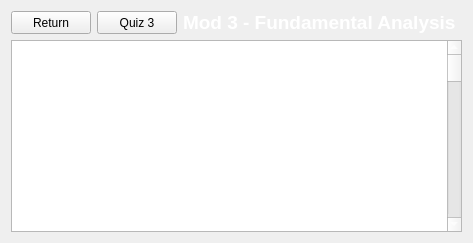
             <widget class="QWidget" name="mod3content">
              <layout class="QGridLayout" name="gridLayout_14">
               <item row="2" column="0" colspan="4">
                <widget class="QPlainTextEdit" name="mod3text">
                 <property name="styleSheet">
                  <string notr="true">color: white;</string>
                 </property>
                 <property name="readOnly">
                  <bool>true</bool>
                 </property>
                 <property name="plainText">
                  <string>Module 3: Fundamental Analysis

1 - Understanding Financial Statements
1.1 - Income Statements
An income statement summarizes a company's revenues and expenses over a specific period, showing how the company performed financially, and has the following components:
Revenue -&gt; Total income from sales of goods or services.
Expenses -&gt; Costs incurred in earning the revenue, including operating expenses and taxes.
Net Income -&gt; The profit after all expenses have been deducted from revenue.

1.2 - Balance Sheets
Balance sheets are a snapshot of a company's financial position at a specific point in time, detailing assets, liabilities, and shareholders' equity, consisting of:
Assets -&gt; What the company owns (cash, inventory, property).
Liabilities -&gt; What the company owes (loans, accounts payable).
Shareholders' Equity -&gt; The residual interest in the assets after deducting liabilities.

1.3 - Cash Flow Statements
These show how changes in the balance sheet and income affect cash and cash equivalents, breaking down analysis into operating, investing, and financing activities:
Operating Activities -&gt; Cash generated from core business operations.
Investing Activities -&gt; Cash used for investing in assets or received from the sale of assets.
Financing Activities -&gt; Cash received from or paid to investors and creditors.

2 - Key Financial Ratios
2.1 - Price-to-Earnings (P/E) Ratio
Definition -&gt; Measures a company's current share price relative to its per-share earnings.
Calculation -&gt; P/E Ratio = Market Value per Share / Earnings per Share (EPS).
Interpretation -&gt; A higher P/E ratio may indicate that the stock is overvalued, or investors expect high growth rates in the future.

2.2 - Earnings per Share (EPS)
Definition -&gt; Indicates a company's profitability allocated to each outstanding share of common stock.
Calculation -&gt; EPS = (Net Income - Preferred Dividends) / Average Outstanding Shares.
Significance -&gt; Higher EPS suggests better profitability.

2.3 - Return on Equity (ROE)
Definition -&gt; Measures a corporation's profitability by revealing how much profit a company generates with the money shareholders have invested.
Calculation -&gt; ROE = Net Income / Shareholders' Equity.
Interpretation -&gt; Higher ROE indicates efficient use of equity capital.

2.4 - Debt-to-Equity Ratio
Definition -&gt; Indicates the relative proportion of shareholders' equity and debt used to finance a company's assets.
Calculation -&gt; Debt-to-Equity Ratio = Total Liabilities / Shareholders' Equity.
Significance -&gt; A higher ratio implies more leverage and financial risk.

3 - Evaluating Company Performance
3.1 - Revenue Growth
Consistent revenue growth suggests a company's products or services are in demand.
Considerations: Compare revenue growth to industry peers and economic conditions.

3.2 - Profit Margins
Gross Margin -&gt; (Revenue - Cost of Goods Sold) / Revenue.
Operating Margin -&gt; Operating Income / Revenue.
Net Margin -&gt; Net Income / Revenue.
Interpretation -&gt; Higher margins indicate better efficiency and profitability.

3.3 - Analyzing Expenses and Costs
Cost Control -&gt; Evaluate how well a company manages its operating expenses relative to revenue.
Expense Trends: Rising expenses without corresponding revenue increases can signal potential issues.

4 - Qualitative Factors
4.1 - Management Effectiveness
Leadership Quality -&gt; Strong, experienced leadership can drive a company's success.
Corporate Governance -&gt; Effective policies and practices ensure accountability and transparency.

4.2 - Competitive Advantage
Unique Selling Proposition -&gt; What sets the company apart from competitors.
Barriers to Entry -&gt; Patents, brand recognition, or economies of scale that protect the company from new competitors.

4.3 - Industry Position
Market Share -&gt; The company's portion of sales in its industry.
Industry Trends -&gt; Understanding the dynamics, challenges, and growth potential within the industry.

5 - The Importance of Fundamental Analysis
Fundamental investment analysis helps determine a stock's intrinsic value and whether it is undervalued or overvalued. A long-term perspective focuses on a company's ability to generate earnings over time, supporting long-term investment strategies.

6 - Limitations of Fundamental Analysis
Market Efficiency -&gt; The market may have already priced in all available information.
Unpredictable Factors -&gt; Economic downturns, regulatory changes, or unforeseen events can impact a company's performance.

7 - Combining Quantitative and Qualitative Analysis
Holistic Approach -&gt; Using both numerical data and qualitative insights provides a more comprehensive evaluation of a company's potential.
Risk Assessment -&gt; Identifies potential risks that may not be evident through financial ratios alone.

8 - Conclusion
Fundamental analysis is a critical tool for investors aiming to make informed decisions. By understanding financial statements, key ratios, and qualitative factors, you can evaluate a company's true worth and growth prospects, aligning your investments with your financial goals.</string>
                 </property>
                </widget>
               </item>
               <item row="0" column="0">
                <widget class="QPushButton" name="RETURNBTN_3">
                 <property name="maximumSize">
                  <size>
                   <width>86</width>
                   <height>29</height>
                  </size>
                 </property>
                 <property name="text">
                  <string>Return</string>
                 </property>
                </widget>
               </item>
               <item row="0" column="1">
                <widget class="QPushButton" name="quizButton3">
                 <property name="maximumSize">
                  <size>
                   <width>86</width>
                   <height>29</height>
                  </size>
                 </property>
                 <property name="text">
                  <string>Quiz 3</string>
                 </property>
                </widget>
               </item>
               <item row="0" column="2">
                <widget class="QLabel" name="mod3header">
                 <property name="font">
                  <font>
                   <pointsize>14</pointsize>
                   <bold>true</bold>
                  </font>
                 </property>
                 <property name="styleSheet">
                  <string notr="true">color: white;</string>
                 </property>
                 <property name="text">
                  <string>Mod 3 - Fundamental Analysis</string>
                 </property>
                </widget>
               </item>
              </layout>
             </widget>
